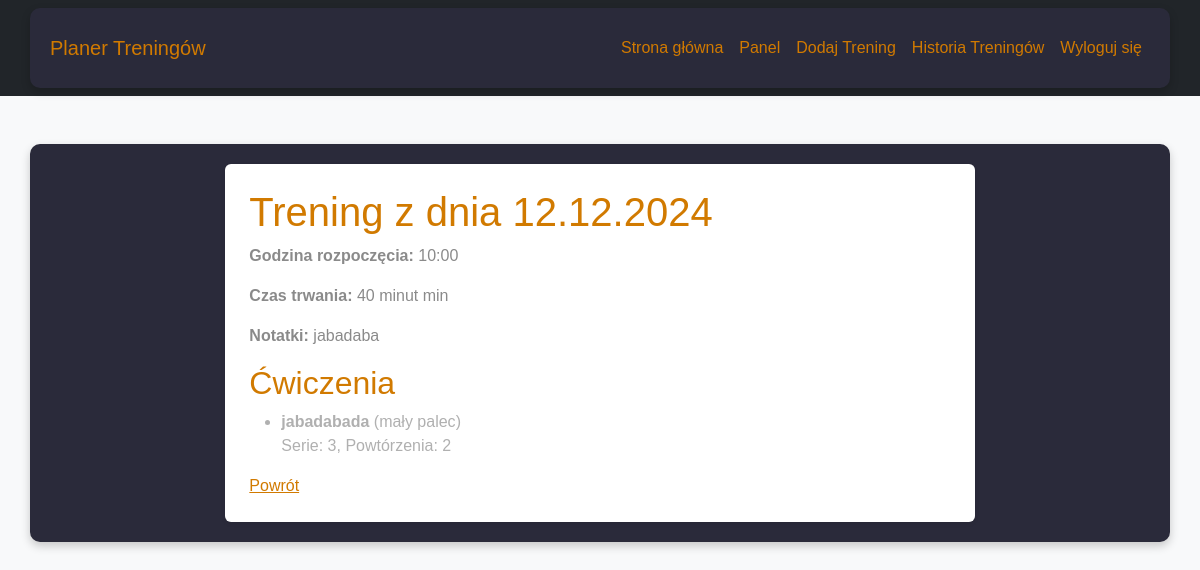
Page /workout/1 (signed in) on the committed database.
### app.py (models this page shows)
class Workout(db.Model):
    id = db.Column(db.Integer, primary_key=True)
    user_id = db.Column(db.Integer, db.ForeignKey('user.id'), nullable=False)
    date = db.Column(db.String(10), nullable=False)
    start_time = db.Column(db.String(5), nullable=False)
    duration = db.Column(db.String(10), nullable=False)
    notes = db.Column(db.Text)
    user = db.relationship('User', backref=db.backref('workouts', lazy=True))

class Exercise(db.Model):
    id = db.Column(db.Integer, primary_key=True)
    workout_id = db.Column(db.Integer, db.ForeignKey('workout.id'), nullable=False)
    body_part = db.Column(db.String(50), nullable=False)
    name = db.Column(db.String(100), nullable=False)
    sets = db.Column(db.Integer, nullable=False)
    reps = db.Column(db.Integer, nullable=False)
    workout = db.relationship('Workout', backref=db.backref('exercises', lazy=True))

### app.py (the view)
@app.route("/workout/<int:workout_id>")
@login_required
def view_workout(workout_id):
    workout = Workout.query.get_or_404(workout_id)
    exercises = Exercise.query.filter_by(workout_id=workout.id).all()
    return render_template("view_workout.html", workout=workout, exercises=exercises)

### app.py (called while the page is built)
@login_manager.user_loader
def load_user(user_id):
    return User.query.get(int(user_id))

### templates/view_workout.html
{% extends "base.html" %}
{% block content %}
    <h1>Trening z dnia {{ workout.date }}</h1>
    <p><strong>Godzina rozpoczęcia:</strong> {{ workout.start_time }}</p>
    <p><strong>Czas trwania:</strong> {{ workout.duration }} min</p>
    <p><strong>Notatki:</strong> {{ workout.notes or "Brak" }}</p>
    <h2>Ćwiczenia</h2>
    {% if exercises %}
        <ul>
        {% for exercise in exercises %}
            <li>
                <strong>{{ exercise.name }}</strong> ({{ exercise.body_part }})<br>
                Serie: {{ exercise.sets }}, Powtórzenia: {{ exercise.reps }}
            </li>
        {% endfor %}
        </ul>
    {% else %}
        <p>Brak ćwiczeń w tym treningu.</p>
    {% endif %}
    <a href="{{ url_for('workout_history') }}">Powrót</a>
{% endblock %}

### static/style.css (style rules this page uses)
body { background-color: #1e1e2f; color: #b0b0b0; font-family: 'Arial', sans-serif; }
h1, h2 { color: #d17a00; }
p { color: #8a8a8a; font-size: 16px; }
a { color: #d17a00; }

### rows in the picture
Workout: date "12.12.2024", start_time "10:00", duration "40 minut", notes "jabadaba"
Exercise: name "jabadabada", body_part "mały palec", sets "3", reps "2"
